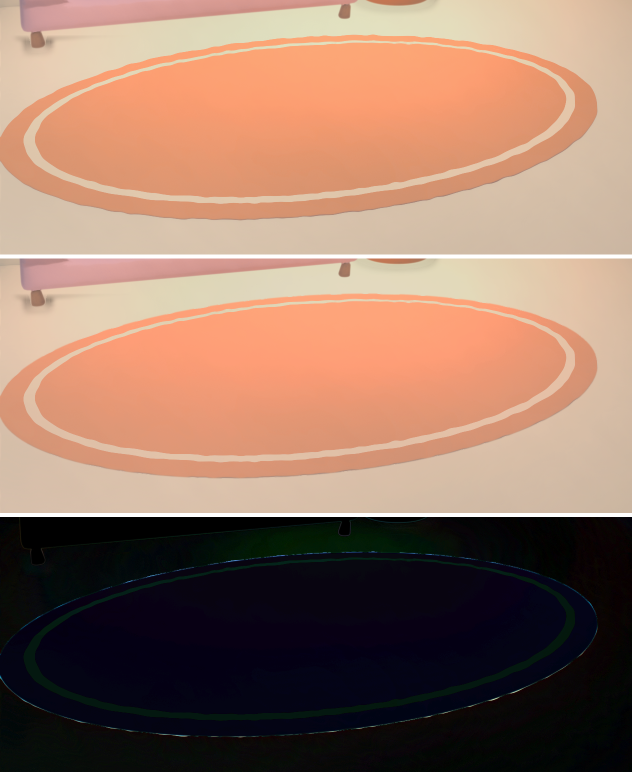
#> input picture art/3d/renders/unbaked/compare_rug.png, 1264 x 1543 px, given in place of room_plate_painted_k12.png, which was not available (shown at 1/2 size)
$ python warm_plate.py
#> lines starting #> are read from the running program, lines starting #| are printed output that depends on the picture
#!/usr/bin/env python3
"""Grade the painted room plate to the canon screen (board grub-mechanics, planted E3).
Defaults were fitted ON DEVICE (iPhone 13, Tools/devcap.sh, daytime pinned): mean dE 13.5 -> 3.7 over 11 regions.
The first E2 pass was fitted to night-tinted editor renders and came out far too bright and warm.
Sampled canon vs our render per region (walls, floor, ceiling, sofa, door, pictures, pot): the canon
room is lighter, its neutrals sit at about b +14 (warm cream, ours were near b +3), its pinks are
softer (a about 18, ours about 28) and the pot is more orange. Done in Lab so the greens are kept:
  L' = L + LIFT * (100 - L)                        lighter, more on the darks
  b' = b + WARM * (1 - green) * (1 - cut * pink)  warm everything but foliage and the pinks
  a' = a * (1 - PINK_DESAT * pinkness)             soften the pinks
  b' += POT_B * orangeness                         a more orange pot
python3 warm_plate.py [src] [dst]   (defaults: room_plate_painted_k12.png -> room_plate_painted_k12w.png)
"""
import os, sys
import numpy as np
from PIL import Image

HERE = os.path.dirname(os.path.abspath(__file__))
ROOM = os.path.normpath(os.path.join(HERE, "..", "..", "..", "..", "GrubUnity", "Assets", "Grub", "Room"))
SRC = sys.argv[1] if len(sys.argv) > 1 else os.path.join(ROOM, "room_plate_painted_k12.png")
DST = sys.argv[2] if len(sys.argv) > 2 else os.path.join(ROOM, "room_plate_painted_k12w.png")
LIFT = float(os.environ.get("LIFT", "0"))
WARM = float(os.environ.get("WARM", "2"))
WARM_A = float(os.environ.get("WARM_A", "0"))
PINK_DESAT = float(os.environ.get("PINK_DESAT", "0.42"))
PINK_LIFT = float(os.environ.get("PINK_LIFT", "0"))
POT_B = float(os.environ.get("POT_B", "7"))
PINK_WARM_CUT = float(os.environ.get("PINK_WARM_CUT", "1"))
COMPRESS = float(os.environ.get("COMPRESS", "0.33"))        # pull the brights down: L -= COMPRESS * max(0, L - 70)
PINK_L = float(os.environ.get("PINK_L", "4"))            # absolute L lift on pinks
YELLOW_B = float(os.environ.get("YELLOW_B", "0.3"))
ORANGE_L = float(os.environ.get("ORANGE_L", "5"))
PINK_B = float(os.environ.get("PINK_B", "-6"))            # b shift on pinks (negative = cooler, rosier)        # absolute L lift on the pot        # b -= YELLOW_B * max(0, b - 15)  (frames)

M = np.array([[0.4124, 0.3576, 0.1805], [0.2126, 0.7152, 0.0722], [0.0193, 0.1192, 0.9505]])
WP = np.array([0.95047, 1.0, 1.08883])


def to_lab(s):
    l = np.where(s <= 0.04045, s / 12.92, ((s + 0.055) / 1.055) ** 2.4)
    xyz = l @ M.T / WP
    f = np.where(xyz > 0.008856, np.cbrt(xyz), 7.787 * xyz + 16 / 116)
    return np.stack([116 * f[..., 1] - 16, 500 * (f[..., 0] - f[..., 1]), 200 * (f[..., 1] - f[..., 2])], -1)
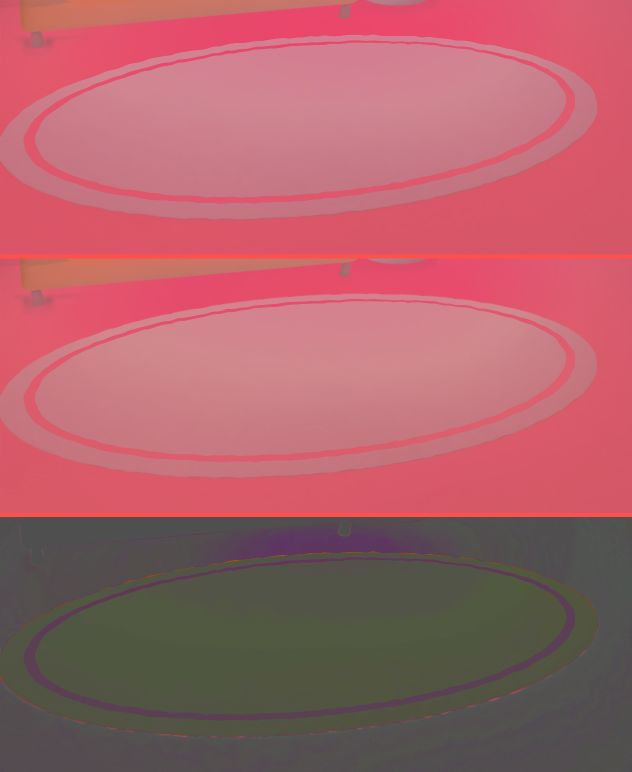
#> returned value: shape (1543, 1264, 3) float64 (shown at 1/2 size); mean of channels 0, 1, 2 51.4, 10.5, 14.5; drawn with min black and max white


def to_srgb(lab):
    fy = (lab[..., 0] + 16) / 116; fx = fy + lab[..., 1] / 500; fz = fy - lab[..., 2] / 200
    f = np.stack([fx, fy, fz], -1)
    xyz = np.where(f ** 3 > 0.008856, f ** 3, (f - 16 / 116) / 7.787) * WP
    l = np.clip(xyz @ np.linalg.inv(M).T, 0, 1)
    return np.where(l <= 0.0031308, 12.92 * l, 1.055 * l ** (1 / 2.4) - 0.055)


s = np.asarray(Image.open(SRC).convert("RGB"), float) / 255
L = to_lab(s); l, a, b = L[..., 0], L[..., 1], L[..., 2]
green = np.clip((-a - 4) / 8, 0, 1) * np.clip((np.hypot(a, b) - 14) / 10, 0, 1)      # saturated foliage only; the greenish wall glow gets warmed
pink = np.clip((a - 10) / 10, 0, 1) * np.clip((28 - b) / 12, 0, 1)
orange = np.clip((a - 15) / 10, 0, 1) * np.clip((b - 12) / 8, 0, 1)
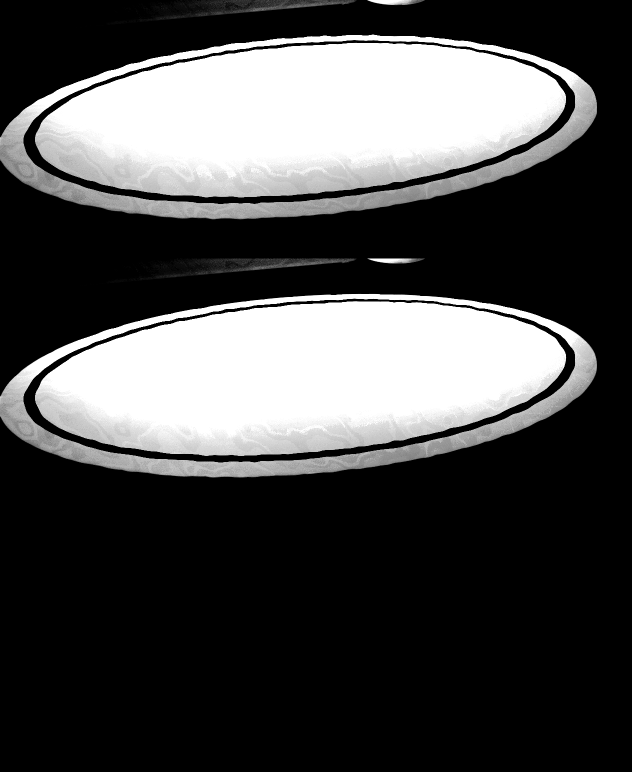
#> orange: shape (1543, 1264) float64 (shown at 1/2 size); min 0, max 1, mean 0.295
l2 = l + (LIFT + PINK_LIFT * pink) * (100 - l) - COMPRESS * np.maximum(0, l - 70) + PINK_L * pink + ORANGE_L * orange
a2 = a * (1 - PINK_DESAT * pink) + WARM_A * (1 - green)
b2 = b + WARM * (1 - green) * (1 - PINK_WARM_CUT * pink) + POT_B * orange - YELLOW_B * np.maximum(0, b - 15) * (1 - orange) + PINK_B * pink
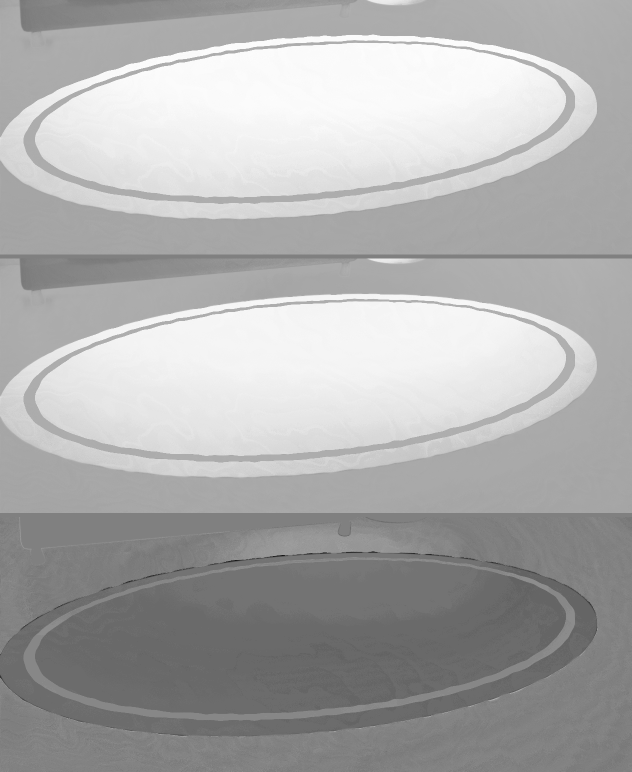
#> b2: shape (1543, 1264) float64 (shown at 1/2 size); min -44.97, max 48.24, mean 18.2; drawn with min black and max white
out = to_srgb(np.stack([l2, a2, b2], -1))
#> in to_srgb, `fy = (lab[..., 0] + 16) / 116`:
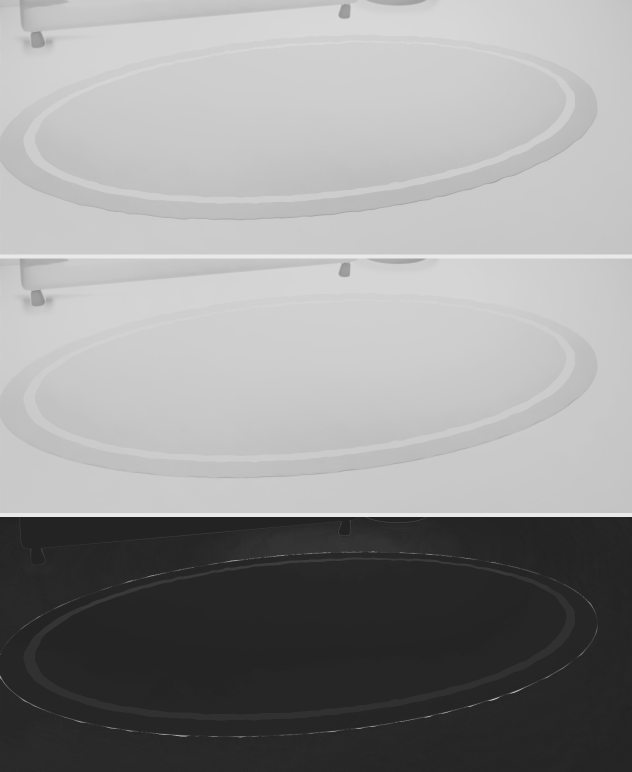
#> fy: shape (1543, 1264) float64 (shown at 1/2 size); min 0.138, max 0.915, mean 0.583
#> in to_srgb, `fz = fy - lab[..., 2] / 200`:
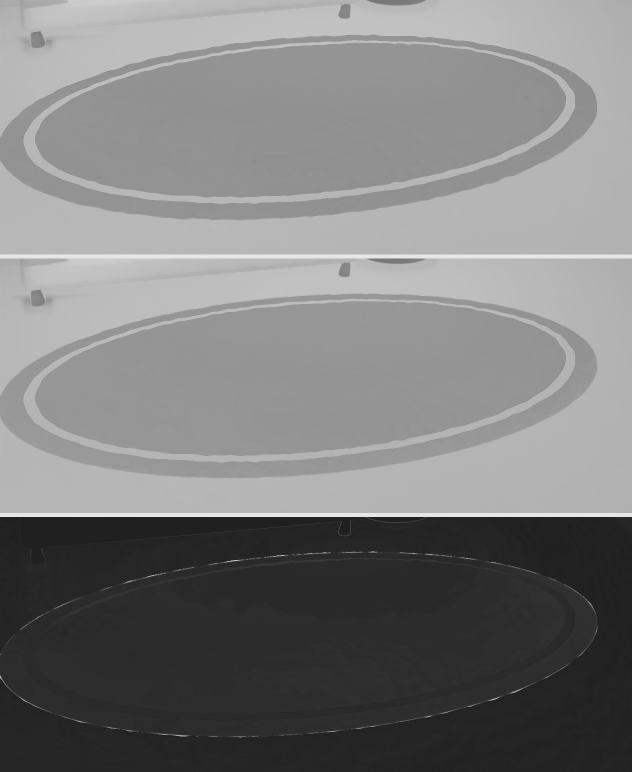
#> fz: shape (1543, 1264) float64 (shown at 1/2 size); min 0.128, max 0.929, mean 0.492
#> in to_srgb, `xyz = np.where(f ** 3 > 0.008856, f ** 3, (f - 16 / 116) / 7.787) * WP`:
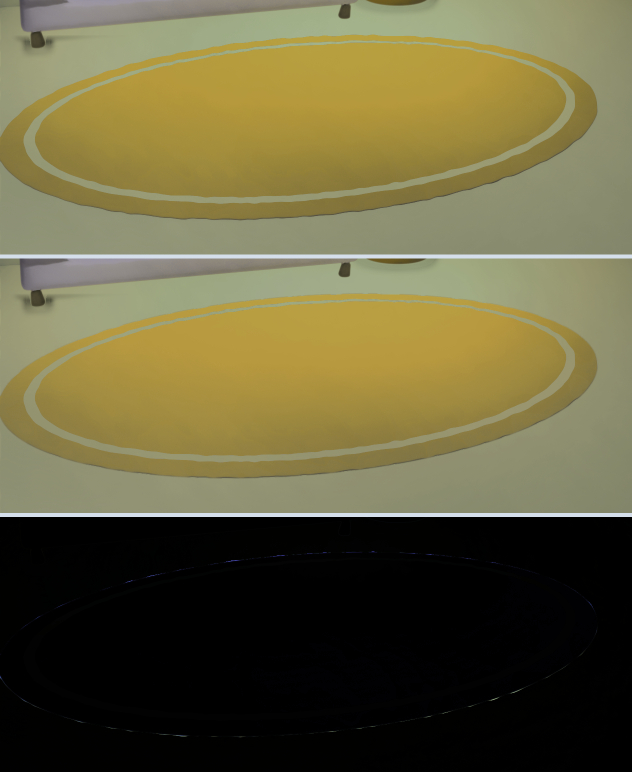
#> xyz: shape (1543, 1264, 3) float64 (shown at 1/2 size); mean of channels 0, 1, 2 0.357, 0.337, 0.214; drawn with min black and max white
#> in to_srgb, `l = np.clip(xyz @ np.linalg.inv(M).T, 0, 1)`:
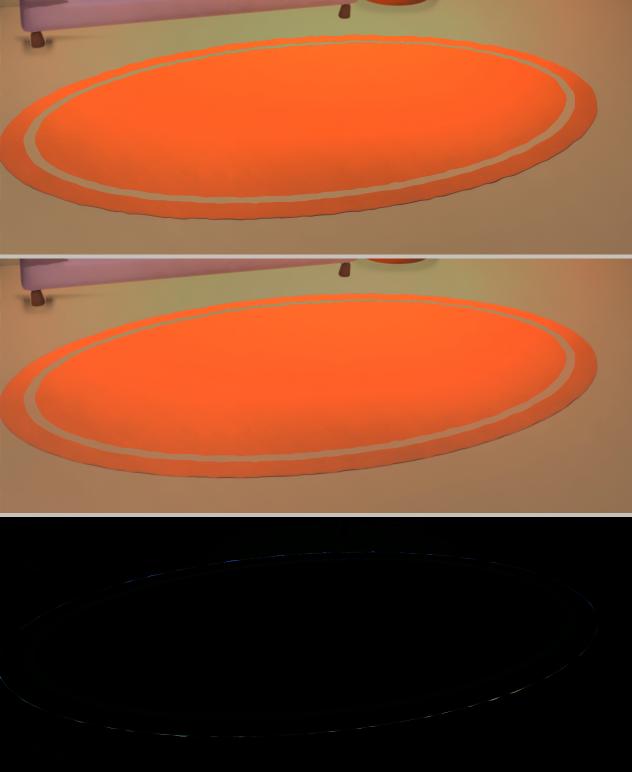
#> l: shape (1543, 1264, 3) float64 (shown at 1/2 size); mean of channels 0, 1, 2 0.522, 0.294, 0.178; drawn as R, G, B
Image.fromarray((np.clip(out, 0, 1) * 255 + 0.5).astype(np.uint8)).save(DST)
print("warm plate ->", DST)
